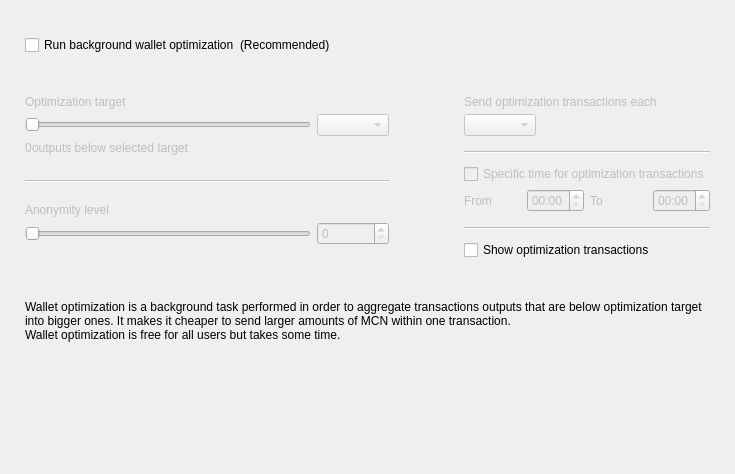
<?xml version="1.0" encoding="UTF-8"?>
<ui version="4.0">
 <class>OptimizationOptionsFrame</class>
 <widget class="QFrame" name="OptimizationOptionsFrame">
  <property name="geometry">
   <rect>
    <x>0</x>
    <y>0</y>
    <width>735</width>
    <height>474</height>
   </rect>
  </property>
  <property name="windowTitle">
   <string>Frame</string>
  </property>
  <property name="frameShape">
   <enum>QFrame::NoFrame</enum>
  </property>
  <property name="frameShadow">
   <enum>QFrame::Raised</enum>
  </property>
  <layout class="QVBoxLayout" name="verticalLayout">
   <property name="spacing">
    <number>0</number>
   </property>
   <property name="leftMargin">
    <number>25</number>
   </property>
   <property name="topMargin">
    <number>35</number>
   </property>
   <property name="rightMargin">
    <number>25</number>
   </property>
   <property name="bottomMargin">
    <number>0</number>
   </property>
   <item>
    <layout class="QHBoxLayout" name="horizontalLayout_2">
     <item>
      <widget class="QCheckBox" name="m_enableOptimizationCheck">
       <property name="text">
        <string>Run background wallet optimization</string>
       </property>
      </widget>
     </item>
     <item>
      <widget class="WalletGui::WalletNormalGrayTextLabel" name="label_8">
       <property name="text">
        <string>(Recommended)</string>
       </property>
      </widget>
     </item>
     <item>
      <spacer name="horizontalSpacer">
       <property name="orientation">
        <enum>Qt::Horizontal</enum>
       </property>
       <property name="sizeHint" stdset="0">
        <size>
         <width>40</width>
         <height>20</height>
        </size>
       </property>
      </spacer>
     </item>
    </layout>
   </item>
   <item>
    <spacer name="verticalSpacer_2">
     <property name="orientation">
      <enum>Qt::Vertical</enum>
     </property>
     <property name="sizeType">
      <enum>QSizePolicy::Fixed</enum>
     </property>
     <property name="sizeHint" stdset="0">
      <size>
       <width>20</width>
       <height>40</height>
      </size>
     </property>
    </spacer>
   </item>
   <item>
    <widget class="QWidget" name="m_optimizationOptionsWidget" native="true">
     <property name="enabled">
      <bool>true</bool>
     </property>
     <layout class="QHBoxLayout" name="horizontalLayout">
      <property name="spacing">
       <number>75</number>
      </property>
      <property name="leftMargin">
       <number>0</number>
      </property>
      <property name="topMargin">
       <number>0</number>
      </property>
      <property name="rightMargin">
       <number>0</number>
      </property>
      <property name="bottomMargin">
       <number>0</number>
      </property>
      <item alignment="Qt::AlignTop">
       <widget class="QWidget" name="widget1" native="true">
        <property name="enabled">
         <bool>false</bool>
        </property>
        <layout class="QGridLayout" name="gridLayout" columnstretch="50,0,0,0">
         <property name="leftMargin">
          <number>0</number>
         </property>
         <property name="topMargin">
          <number>0</number>
         </property>
         <property name="rightMargin">
          <number>0</number>
         </property>
         <property name="bottomMargin">
          <number>0</number>
         </property>
         <property name="verticalSpacing">
          <number>5</number>
         </property>
         <item row="0" column="0" colspan="4">
          <widget class="WalletGui::WalletNormalBlackTextLabel" name="label_5">
           <property name="text">
            <string>Optimization target</string>
           </property>
           <property name="indent">
            <number>0</number>
           </property>
          </widget>
         </item>
         <item row="4" column="0" colspan="4">
          <spacer name="verticalSpacer_3">
           <property name="orientation">
            <enum>Qt::Vertical</enum>
           </property>
           <property name="sizeType">
            <enum>QSizePolicy::Fixed</enum>
           </property>
           <property name="sizeHint" stdset="0">
            <size>
             <width>20</width>
             <height>20</height>
            </size>
           </property>
          </spacer>
         </item>
         <item row="1" column="0" colspan="3">
          <widget class="QSlider" name="m_thresholdSlider">
           <property name="maximum">
            <number>6</number>
           </property>
           <property name="pageStep">
            <number>1</number>
           </property>
           <property name="orientation">
            <enum>Qt::Horizontal</enum>
           </property>
          </widget>
         </item>
         <item row="1" column="3">
          <widget class="QComboBox" name="m_thresholdCombo"/>
         </item>
         <item row="5" column="0" colspan="4">
          <widget class="Line" name="line">
           <property name="orientation">
            <enum>Qt::Horizontal</enum>
           </property>
          </widget>
         </item>
         <item row="6" column="0" colspan="4">
          <spacer name="verticalSpacer_4">
           <property name="orientation">
            <enum>Qt::Vertical</enum>
           </property>
           <property name="sizeType">
            <enum>QSizePolicy::Fixed</enum>
           </property>
           <property name="sizeHint" stdset="0">
            <size>
             <width>20</width>
             <height>15</height>
            </size>
           </property>
          </spacer>
         </item>
         <item row="8" column="3">
          <widget class="QSpinBox" name="m_mixinSpin">
           <property name="buttonSymbols">
            <enum>QAbstractSpinBox::UpDownArrows</enum>
           </property>
          </widget>
         </item>
         <item row="7" column="0" colspan="4">
          <widget class="WalletGui::WalletNormalBlackTextLabel" name="label_7">
           <property name="text">
            <string>Anonymity level</string>
           </property>
           <property name="indent">
            <number>0</number>
           </property>
          </widget>
         </item>
         <item row="8" column="0" colspan="3">
          <widget class="QSlider" name="m_mixinSlider">
           <property name="pageStep">
            <number>1</number>
           </property>
           <property name="orientation">
            <enum>Qt::Horizontal</enum>
           </property>
          </widget>
         </item>
         <item row="2" column="0" colspan="4">
          <spacer name="verticalSpacer_12">
           <property name="orientation">
            <enum>Qt::Vertical</enum>
           </property>
           <property name="sizeType">
            <enum>QSizePolicy::Fixed</enum>
           </property>
           <property name="sizeHint" stdset="0">
            <size>
             <width>20</width>
             <height>0</height>
            </size>
           </property>
          </spacer>
         </item>
         <item row="3" column="0" colspan="4">
          <layout class="QHBoxLayout" name="horizontalLayout_3" stretch="0,1">
           <item>
            <widget class="QLabel" name="m_nonOptimizedOutputsLabel">
             <property name="text">
              <string>0</string>
             </property>
            </widget>
           </item>
           <item>
            <widget class="WalletGui::WalletNormalBlackTextLabel" name="m_nonOptimizedOutputsTextLabel">
             <property name="text">
              <string>outputs below selected target</string>
             </property>
            </widget>
           </item>
          </layout>
         </item>
        </layout>
       </widget>
      </item>
      <item>
       <layout class="QVBoxLayout" name="verticalLayout_3">
        <property name="spacing">
         <number>10</number>
        </property>
        <property name="rightMargin">
         <number>0</number>
        </property>
        <property name="bottomMargin">
         <number>0</number>
        </property>
        <item>
         <widget class="QWidget" name="widget2" native="true">
          <property name="enabled">
           <bool>false</bool>
          </property>
          <layout class="QGridLayout" name="gridLayout_2" columnstretch="0,0,0,0">
           <property name="leftMargin">
            <number>0</number>
           </property>
           <property name="topMargin">
            <number>0</number>
           </property>
           <property name="rightMargin">
            <number>0</number>
           </property>
           <property name="bottomMargin">
            <number>0</number>
           </property>
           <property name="verticalSpacing">
            <number>5</number>
           </property>
           <item row="2" column="0" colspan="2" alignment="Qt::AlignLeft">
            <widget class="QComboBox" name="m_periodCombo"/>
           </item>
           <item row="8" column="0">
            <widget class="WalletGui::WalletNormalBlackTextLabel" name="label_2">
             <property name="text">
              <string>From</string>
             </property>
            </widget>
           </item>
           <item row="8" column="1">
            <widget class="QTimeEdit" name="m_startTimeEdit">
             <property name="enabled">
              <bool>false</bool>
             </property>
             <property name="displayFormat">
              <string>HH:mm</string>
             </property>
            </widget>
           </item>
           <item row="8" column="2">
            <widget class="WalletGui::WalletNormalBlackTextLabel" name="label_3">
             <property name="text">
              <string>To</string>
             </property>
            </widget>
           </item>
           <item row="8" column="3">
            <widget class="QTimeEdit" name="m_stopTimeEdit">
             <property name="enabled">
              <bool>false</bool>
             </property>
             <property name="displayFormat">
              <string>HH:mm</string>
             </property>
            </widget>
           </item>
           <item row="6" column="0" colspan="4">
            <widget class="QCheckBox" name="m_optimizationTimeCheck">
             <property name="text">
              <string>Specific time for optimization transactions</string>
             </property>
            </widget>
           </item>
           <item row="4" column="0" colspan="4">
            <widget class="Line" name="line_2">
             <property name="orientation">
              <enum>Qt::Horizontal</enum>
             </property>
            </widget>
           </item>
           <item row="0" column="0" colspan="4">
            <widget class="WalletGui::WalletNormalBlackTextLabel" name="label_4">
             <property name="text">
              <string>Send optimization transactions each</string>
             </property>
             <property name="indent">
              <number>0</number>
             </property>
            </widget>
           </item>
           <item row="7" column="0" colspan="4">
            <spacer name="verticalSpacer_8">
             <property name="orientation">
              <enum>Qt::Vertical</enum>
             </property>
             <property name="sizeType">
              <enum>QSizePolicy::Fixed</enum>
             </property>
             <property name="sizeHint" stdset="0">
              <size>
               <width>20</width>
               <height>0</height>
              </size>
             </property>
            </spacer>
           </item>
           <item row="3" column="0" colspan="4">
            <spacer name="verticalSpacer_6">
             <property name="orientation">
              <enum>Qt::Vertical</enum>
             </property>
             <property name="sizeType">
              <enum>QSizePolicy::Fixed</enum>
             </property>
             <property name="sizeHint" stdset="0">
              <size>
               <width>20</width>
               <height>10</height>
              </size>
             </property>
            </spacer>
           </item>
           <item row="10" column="0" colspan="4">
            <widget class="Line" name="line_3">
             <property name="orientation">
              <enum>Qt::Horizontal</enum>
             </property>
            </widget>
           </item>
           <item row="1" column="0" colspan="4">
            <spacer name="verticalSpacer_5">
             <property name="orientation">
              <enum>Qt::Vertical</enum>
             </property>
             <property name="sizeType">
              <enum>QSizePolicy::Fixed</enum>
             </property>
             <property name="sizeHint" stdset="0">
              <size>
               <width>20</width>
               <height>0</height>
              </size>
             </property>
            </spacer>
           </item>
           <item row="5" column="0" colspan="4">
            <spacer name="verticalSpacer_7">
             <property name="orientation">
              <enum>Qt::Vertical</enum>
             </property>
             <property name="sizeType">
              <enum>QSizePolicy::Fixed</enum>
             </property>
             <property name="sizeHint" stdset="0">
              <size>
               <width>20</width>
               <height>5</height>
              </size>
             </property>
            </spacer>
           </item>
           <item row="9" column="0" colspan="4">
            <spacer name="verticalSpacer_10">
             <property name="orientation">
              <enum>Qt::Vertical</enum>
             </property>
             <property name="sizeType">
              <enum>QSizePolicy::Fixed</enum>
             </property>
             <property name="sizeHint" stdset="0">
              <size>
               <width>20</width>
               <height>10</height>
              </size>
             </property>
            </spacer>
           </item>
          </layout>
         </widget>
        </item>
        <item>
         <widget class="QCheckBox" name="m_showFusionTransactionsCheck">
          <property name="enabled">
           <bool>true</bool>
          </property>
          <property name="text">
           <string>Show optimization transactions</string>
          </property>
         </widget>
        </item>
       </layout>
      </item>
     </layout>
    </widget>
   </item>
   <item>
    <spacer name="verticalSpacer_11">
     <property name="orientation">
      <enum>Qt::Vertical</enum>
     </property>
     <property name="sizeType">
      <enum>QSizePolicy::Fixed</enum>
     </property>
     <property name="sizeHint" stdset="0">
      <size>
       <width>20</width>
       <height>40</height>
      </size>
     </property>
    </spacer>
   </item>
   <item>
    <widget class="WalletGui::WalletExtraNormalGrayTextLabel" name="m_helpLabel">
     <property name="text">
      <string>Wallet optimization is a background task performed in order to aggregate transactions outputs that are below optimization target into bigger ones. It makes it cheaper to send larger amounts of MCN within one transaction.
Wallet optimization is free for all users but takes some time.</string>
     </property>
     <property name="wordWrap">
      <bool>true</bool>
     </property>
    </widget>
   </item>
   <item>
    <spacer name="verticalSpacer">
     <property name="orientation">
      <enum>Qt::Vertical</enum>
     </property>
     <property name="sizeHint" stdset="0">
      <size>
       <width>20</width>
       <height>40</height>
      </size>
     </property>
    </spacer>
   </item>
  </layout>
 </widget>
 <customwidgets>
  <customwidget>
   <class>WalletGui::WalletNormalGrayTextLabel</class>
   <extends>QLabel</extends>
   <header>Gui/Common/WalletTextLabel.h</header>
  </customwidget>
  <customwidget>
   <class>WalletGui::WalletNormalBlackTextLabel</class>
   <extends>QLabel</extends>
   <header>Gui/Common/WalletTextLabel.h</header>
  </customwidget>
  <customwidget>
   <class>WalletGui::WalletExtraNormalGrayTextLabel</class>
   <extends>QLabel</extends>
   <header>Gui/Common/WalletTextLabel.h</header>
  </customwidget>
 </customwidgets>
 <resources/>
 <connections>
  <connection>
   <sender>m_enableOptimizationCheck</sender>
   <signal>toggled(bool)</signal>
   <receiver>widget1</receiver>
   <slot>setEnabled(bool)</slot>
   <hints>
    <hint type="sourcelabel">
     <x>147</x>
     <y>47</y>
    </hint>
    <hint type="destinationlabel">
     <x>176</x>
     <y>204</y>
    </hint>
   </hints>
  </connection>
  <connection>
   <sender>m_thresholdSlider</sender>
   <signal>valueChanged(int)</signal>
   <receiver>OptimizationOptionsFrame</receiver>
   <slot>thresholdChanged(int)</slot>
   <hints>
    <hint type="sourcelabel">
     <x>116</x>
     <y>139</y>
    </hint>
    <hint type="destinationlabel">
     <x>355</x>
     <y>194</y>
    </hint>
   </hints>
  </connection>
  <connection>
   <sender>m_mixinSlider</sender>
   <signal>valueChanged(int)</signal>
   <receiver>OptimizationOptionsFrame</receiver>
   <slot>mixinChanged(int)</slot>
   <hints>
    <hint type="sourcelabel">
     <x>116</x>
     <y>240</y>
    </hint>
    <hint type="destinationlabel">
     <x>367</x>
     <y>236</y>
    </hint>
   </hints>
  </connection>
  <connection>
   <sender>m_optimizationTimeCheck</sender>
   <signal>toggled(bool)</signal>
   <receiver>m_startTimeEdit</receiver>
   <slot>setEnabled(bool)</slot>
   <hints>
    <hint type="sourcelabel">
     <x>543</x>
     <y>179</y>
    </hint>
    <hint type="destinationlabel">
     <x>501</x>
     <y>207</y>
    </hint>
   </hints>
  </connection>
  <connection>
   <sender>m_optimizationTimeCheck</sender>
   <signal>toggled(bool)</signal>
   <receiver>m_stopTimeEdit</receiver>
   <slot>setEnabled(bool)</slot>
   <hints>
    <hint type="sourcelabel">
     <x>543</x>
     <y>179</y>
    </hint>
    <hint type="destinationlabel">
     <x>643</x>
     <y>207</y>
    </hint>
   </hints>
  </connection>
  <connection>
   <sender>m_mixinSpin</sender>
   <signal>valueChanged(int)</signal>
   <receiver>OptimizationOptionsFrame</receiver>
   <slot>mixinChanged(int)</slot>
   <hints>
    <hint type="sourcelabel">
     <x>273</x>
     <y>271</y>
    </hint>
    <hint type="destinationlabel">
     <x>367</x>
     <y>236</y>
    </hint>
   </hints>
  </connection>
  <connection>
   <sender>m_thresholdCombo</sender>
   <signal>currentIndexChanged(int)</signal>
   <receiver>OptimizationOptionsFrame</receiver>
   <slot>thresholdChanged(int)</slot>
   <hints>
    <hint type="sourcelabel">
     <x>270</x>
     <y>139</y>
    </hint>
    <hint type="destinationlabel">
     <x>367</x>
     <y>236</y>
    </hint>
   </hints>
  </connection>
  <connection>
   <sender>m_enableOptimizationCheck</sender>
   <signal>toggled(bool)</signal>
   <receiver>widget2</receiver>
   <slot>setEnabled(bool)</slot>
   <hints>
    <hint type="sourcelabel">
     <x>158</x>
     <y>48</y>
    </hint>
    <hint type="destinationlabel">
     <x>556</x>
     <y>197</y>
    </hint>
   </hints>
  </connection>
 </connections>
 <slots>
  <slot>thresholdChanged(int)</slot>
  <slot>mixinChanged(int)</slot>
 </slots>
</ui>
